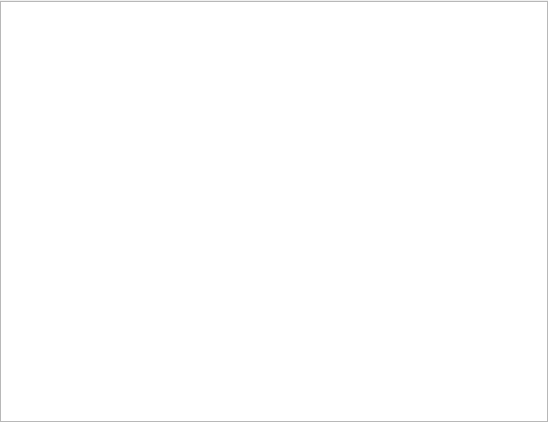
<?xml version="1.0" encoding="UTF-8"?>
<ui version="4.0">
 <class>MatViewGVClass</class>
 <widget class="QWidget" name="MatViewGVClass">
  <property name="geometry">
   <rect>
    <x>0</x>
    <y>0</y>
    <width>548</width>
    <height>422</height>
   </rect>
  </property>
  <property name="windowTitle">
   <string>MatView</string>
  </property>
  <layout class="QVBoxLayout" name="verticalLayout" stretch="0,1">
   <property name="spacing">
    <number>1</number>
   </property>
   <property name="leftMargin">
    <number>0</number>
   </property>
   <property name="topMargin">
    <number>0</number>
   </property>
   <property name="rightMargin">
    <number>0</number>
   </property>
   <property name="bottomMargin">
    <number>0</number>
   </property>
   <item>
    <widget class="gtl::qt::xMatViewGVToolbar" name="toolbar" native="true"/>
   </item>
   <item>
    <widget class="gtl::qt::xMatViewGVCanvas" name="view">
     <property name="sizePolicy">
      <sizepolicy hsizetype="Preferred" vsizetype="Preferred">
       <horstretch>0</horstretch>
       <verstretch>0</verstretch>
      </sizepolicy>
     </property>
     <property name="minimumSize">
      <size>
       <width>100</width>
       <height>100</height>
      </size>
     </property>
     <property name="font">
      <font>
       <family>Cascadia Code</family>
      </font>
     </property>
     <property name="lineWidth">
      <number>1</number>
     </property>
     <property name="renderHints">
      <set>QPainter::TextAntialiasing</set>
     </property>
    </widget>
   </item>
  </layout>
 </widget>
 <layoutdefault spacing="6" margin="11"/>
 <customwidgets>
  <customwidget>
   <class>gtl::qt::xMatViewGVToolbar</class>
   <extends>QWidget</extends>
   <header>MatView/MatViewGVToolbar.h</header>
   <container>1</container>
  </customwidget>
  <customwidget>
   <class>gtl::qt::xMatViewGVCanvas</class>
   <extends>QGraphicsView</extends>
   <header>gtl/qt/MatView/MatViewGVCanvas.h</header>
  </customwidget>
 </customwidgets>
 <resources/>
 <connections/>
</ui>
